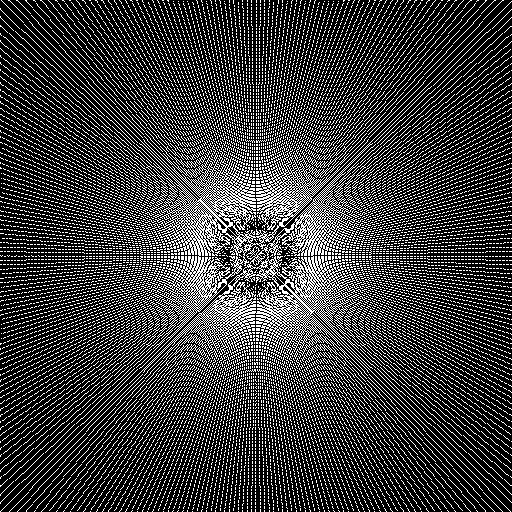

Generate this figure with Python:
import sys
import math

import numpy as np
from PIL import Image


def generatrix(t):
    return np.array([t, t])


def build_rotation(theta):
    return np.array(
        [
            [math.cos(theta), - math.sin(theta)],
            [math.sin(theta), math.cos(theta)]
        ]
        )


def main():
    if len(sys.argv) != 1 and len(sys.argv) != 5:
        sys.exit(
            "Usage: python art-0.py [num-points] [period] [width] [height]"
            )

    num_points = sys.argv[1] if len(sys.argv) >= 2 else 64
    num_points = int(num_points)
    period = sys.argv[2] if len(sys.argv) >= 3 else 36
    period = int(period)
    width = sys.argv[3] if len(sys.argv) >= 4 else 256
    width = int(width)
    height = sys.argv[4] if len(sys.argv) >= 5 else 256
    height = int(height)

    min_dimension = min(width, height)
    scale = min_dimension / 2
    scale_matrix = np.array(
        [
            [scale, 0],
            [0, scale]]
        )

    points = np.empty([2, num_points])
    for n in range(num_points):
        point = generatrix(n / num_points)
        point = np.dot(scale_matrix, point)
        points[0][n] = point[0]
        points[1][n] = point[1]

    frames_images = []
    frame_array = None

    opposite_y = np.array([[1, 0], [0, -1]])
    translation = np.array([width / 2, height / 2])

    for t in range(period):
        frame_points = []

        for n in range(num_points):
            point = np.array([points[0][n], points[1][n]])

            theta = ((2 * math.pi) * t) / period
            transformation = build_rotation(theta)
            point = np.dot(transformation, point)

            point = np.dot(opposite_y, point)
            point = np.add(translation, point)

            frame_points.append(
                {'x': point[0], 'y': point[1]}
                )

        frame = build_frame(
            frame_array, frame_points,
            width, height, bg_color=0
            )
        frame_array = frame['array']
        frames_images.append(frame['image'])

    img = Image.fromarray(frame_array)
    img.save('art-0.png')

    frame_one = frames_images[0]
    frame_one.save(
        "art-0.gif", format="GIF", append_images=frames_images,
        save_all=True, duration=100, loop=0
        )


def build_frame(merged_frame_array, frame_points, width, height, bg_color=0):
    if merged_frame_array is None:
        merged_frame_array = np.empty([height, width], dtype=np.uint8)
        for y in range(0, height):
            for x in range(0, width):
                merged_frame_array[y, x] = bg_color

    frame_array = np.empty([height, width], dtype=np.uint8)
    for y in range(0, height):
        for x in range(0, width):
            frame_array[y, x] = bg_color

    for point in frame_points:
        x = int(point['x'])
        y = int(point['y'])

        if x >= 0 and y >= 0 and x < width and y < height:
            frame_array[y, x] = 255 - frame_array[y, x]
            merged_frame_array[y, x] = 255 - merged_frame_array[y, x]

    img = Image.fromarray(frame_array)

    return {
        'image': img,
        'array': merged_frame_array
        }


if __name__ == "__main__":
    main()
